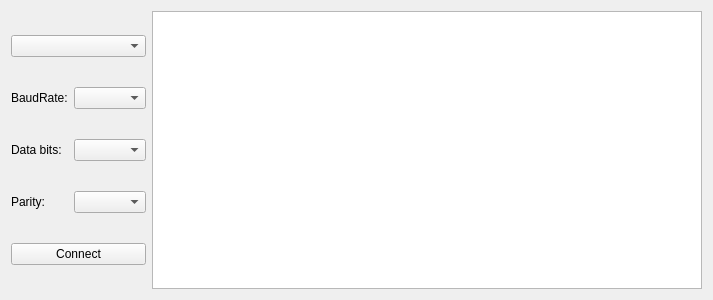
<?xml version="1.0" encoding="UTF-8"?>
<ui version="4.0">
 <class>Widget</class>
 <widget class="QWidget" name="Widget">
  <property name="geometry">
   <rect>
    <x>0</x>
    <y>0</y>
    <width>713</width>
    <height>300</height>
   </rect>
  </property>
  <property name="windowTitle">
   <string>Widget</string>
  </property>
  <layout class="QGridLayout" name="gridLayout">
   <item row="0" column="0">
    <layout class="QHBoxLayout" name="horizontalLayout_4">
     <item>
      <layout class="QVBoxLayout" name="verticalLayout">
       <item>
        <widget class="QComboBox" name="PortNameBox"/>
       </item>
       <item>
        <layout class="QHBoxLayout" name="horizontalLayout">
         <item>
          <widget class="QLabel" name="lBR">
           <property name="text">
            <string>BaudRate:</string>
           </property>
          </widget>
         </item>
         <item>
          <widget class="QComboBox" name="BaudRateBox">
           <property name="enabled">
            <bool>true</bool>
           </property>
          </widget>
         </item>
        </layout>
       </item>
       <item>
        <layout class="QHBoxLayout" name="horizontalLayout_2">
         <item>
          <widget class="QLabel" name="lDB">
           <property name="text">
            <string>Data bits:</string>
           </property>
          </widget>
         </item>
         <item>
          <widget class="QComboBox" name="DataBitsBox">
           <property name="enabled">
            <bool>true</bool>
           </property>
          </widget>
         </item>
        </layout>
       </item>
       <item>
        <layout class="QHBoxLayout" name="horizontalLayout_3">
         <item>
          <widget class="QLabel" name="lP">
           <property name="text">
            <string>Parity:</string>
           </property>
          </widget>
         </item>
         <item>
          <widget class="QComboBox" name="ParityBox">
           <property name="enabled">
            <bool>true</bool>
           </property>
          </widget>
         </item>
        </layout>
       </item>
       <item>
        <widget class="QPushButton" name="ButtonConnect">
         <property name="text">
          <string>Connect</string>
         </property>
        </widget>
       </item>
      </layout>
     </item>
     <item>
      <widget class="QTextEdit" name="textEdit"/>
     </item>
    </layout>
   </item>
  </layout>
 </widget>
 <layoutdefault spacing="6" margin="11"/>
 <resources/>
 <connections/>
</ui>
